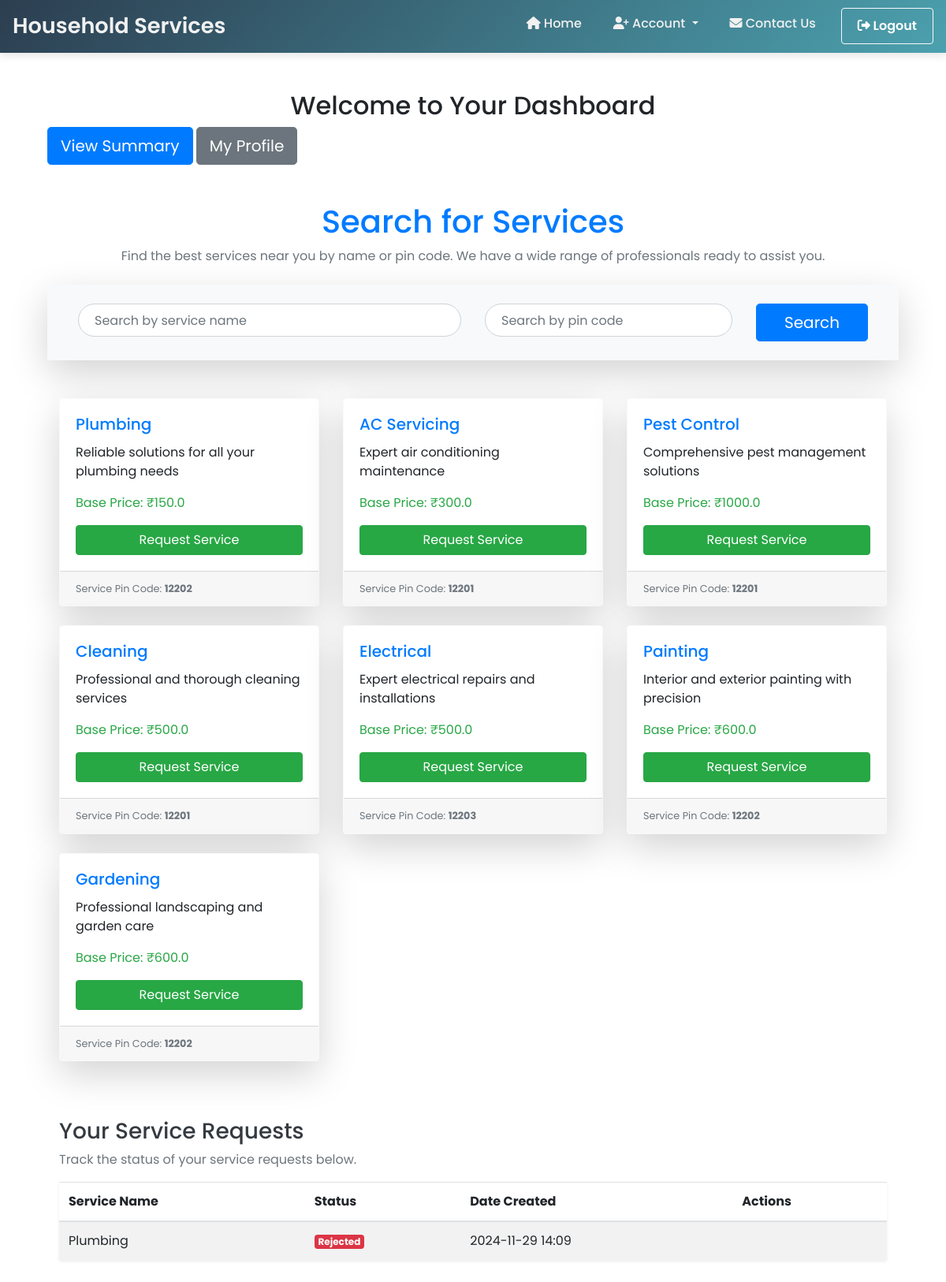
Screenshot of /customer/dashboard (signed in) with the database file from the repository.
### website/models.py (models this page shows, shortened)
class Service(db.Model):
    id = db.Column(db.Integer, primary_key=True)
    name = db.Column(db.String(100), nullable=False)
    base_price = db.Column(db.Float, nullable=False)
    description = db.Column(db.Text, nullable=True)
    pin_code = db.Column(db.Integer(), nullable=False)
    date_created = db.Column(db.DateTime, default=db.func.current_timestamp())

class ServiceRequest(db.Model):
    id = db.Column(db.Integer, primary_key=True)
    user_email = db.Column(db.String(100), db.ForeignKey('user.email'), nullable=False)
    service_id = db.Column(db.Integer, db.ForeignKey('service.id'), nullable=False)
    professional_email = db.Column(db.String(100), db.ForeignKey('professional.email'), nullable=True)
    status = db.Column(db.String(20), default='Pending')
    remarks = db.Column(db.Text, nullable=True)
    rating = db.Column(db.Integer, nullable=True)
    date_created = db.Column(db.DateTime, default=db.func.current_timestamp())
    user = db.relationship('User', backref='service_requests')
    service = db.relationship('Service', backref='service_requests')
    professional = db.relationship('Professional', backref='service_requests')

### website/custo.py (the view)
@custo.route('/customer/dashboard', methods=['GET', 'POST'])
@login_required
def customer_dashboard():
    query = request.args.get('query', '')
    pin_code = request.args.get('pin_code', '')
    services = Service.query
    if query:
        services = services.filter(Service.name.ilike(f'%{query}%'))
    if pin_code:
        services = services.filter_by(pin_code=pin_code)
    services = services.all()  # Finalize query
    requests = ServiceRequest.query.filter_by(user_email=current_user.email).all()
    requested_count = ServiceRequest.query.filter_by(user_email=current_user.email, status='Pending').count()
    assigned_count = ServiceRequest.query.filter_by(user_email=current_user.email, status='Assigned').count()
    closed_count = ServiceRequest.query.filter_by(user_email=current_user.email, status='Closed').count()
    status_data = {
        'requested': requested_count,
        'assigned': assigned_count,
        'closed': closed_count
    }
    return render_template('customer_dashboard.html', services=services, requests = requests, status_data=json.dumps(status_data))

### website/templates/customer_dashboard.html (shortened to what this page needs)
{% extends "base.html" %}
{% block content %}
<div class="container mt-5">
    <h2 class="text-center">Welcome to Your Dashboard</h2>
<a href="{{ url_for('custo.customer_summary') }}" class="btn btn-primary btn-lg">View Summary</a>
<a href="{{ url_for('custo.customer_profile') }}" class="btn btn-secondary btn-lg">My Profile</a>
<div class="container my-5">
    <div class="text-center mb-4">
        <h1 class="fw-bold text-primary">Search for Services</h1>
        <p class="text-muted fs-4">Find the best services near you by name or pin code. We have a wide range of professionals ready to assist you.</p>
    </div>
    <form method="GET" action="{{ url_for('custo.customer_dashboard') }}" class="row g-3 shadow-lg p-4 rounded-3 bg-light mb-5">
        <div class="col-md-6">
            <input type="text" name="query" class="form-control form-control-lg" placeholder="Search by service name" aria-label="Search by service name">
        </div>
        <div class="col-md-4">
            <input type="text" name="pin_code" class="form-control form-control-lg" placeholder="Search by pin code" aria-label="Search by pin code">
        </div>
        <div class="col-md-2">
            <button type="submit" class="btn btn-primary w-100 btn-lg">Search</button>
        </div>
    </form>
    <div class="row mt-5">
        {% for service in services %}
        <div class="col-md-4 mb-4">
            <div class="card shadow-lg border-light rounded-3">
                <div class="card-body">
                    <h5 class="card-title text-primary">{{ service.name }}</h5>
                    <p class="card-text">{{ service.description }}</p>
                    <p class="text-success fw-bold">Base Price: ₹{{ service.base_price }}</p>
                    <form method="POST" action="{{ url_for('custo.request_service_view', service_id=service.id) }}">
                        <button type="submit" class="btn btn-success w-100">Request Service</button>
                    </form>
                </div>
                <div class="card-footer text-muted small">
                    Service Pin Code: <strong>{{ service.pin_code }}</strong>
                </div>
            </div>
        </div>
        {% endfor %}
    </div>
    <div class="mt-5">
        <h3 class="fw-bold text-dark">Your Service Requests</h3>
        <p class="text-muted">Track the status of your service requests below.</p>
        <table class="table table-striped table-hover shadow-sm rounded-3">
            <thead>
                <tr>
                    <th>Service Name</th>
                    <th>Status</th>
                    <th>Date Created</th>
                    <th>Actions</th>
                </tr>
            </thead>
            <tbody>
                {% for request in requests %}
                <tr>
                    <td class="fw-semibold">{{ request.service.name }}</td>
                    <td>
                        <span class="badge
                            {% if request.status == 'Rejected' %}badge-danger{% endif %}
                        ">{{ request.status }}</span>
                    </td>
                    <td>{{ request.date_created.strftime('%Y-%m-%d %H:%M') }}</td>
                    <td>
                    </td>
                </tr>
                {% endfor %}
            </tbody>
        </table>
    </div>
</div>
{% endblock %}

### website/static/css/base.css (style rules this page uses)
body { font-family: 'Poppins', sans-serif; }
.form-control { border-radius: 30px; padding: 12px 20px; font-size: 1rem; }

### rows the page displays
Service: name "Plumbing", description "Reliable solutions for all your plumbing needs", base_price "150.0", pin_code "12202"
Service: name "AC Servicing", description "Expert air conditioning maintenance", base_price "300.0", pin_code "12201"
Service: name "Pest Control", description "Comprehensive pest management solutions", base_price "1000.0", pin_code "12201"
Service: name "Cleaning", description "Professional and thorough cleaning services", base_price "500.0", pin_code "12201"
Service: name "Electrical", description "Expert electrical repairs and installations", base_price "500.0", pin_code "12203"
Service: name "Painting", description "Interior and exterior painting with precision", base_price "600.0", pin_code "12202"
Service: name "Gardening", description "Professional landscaping and garden care", base_price "600.0", pin_code "12202"
ServiceRequest: service.name "Plumbing", status "Rejected", date_created "2024-11-29 14:09"
